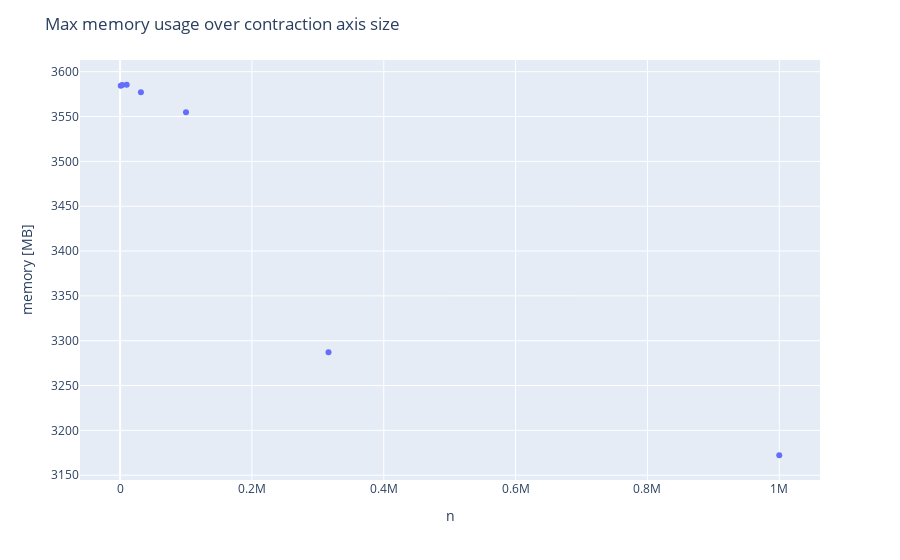

Source (notebook cell):
### Code cell
f = px.scatter(new_df.groupby(["n", "m"]).max().reset_index(drop=False),
               x="n", y="mem", labels={"mem": "memory [MB]"})
f.update_layout(title="Max memory usage over contraction axis size")

### Figure 1 — Plotly figure (JSON) as saved in the notebook; plotly's stock layout.template omitted (floating-point values rounded to 4 significant figures)
{"data": [{"hovertemplate": "n=%{x}<br>memory [MB]=%{y}<extra></extra>", "legendgroup": "", "marker": {"color": "#636efa", "symbol": "circle"}, "mode": "markers", "name": "", "orientation": "v", "showlegend": false, "type": "scatter", "x": [1000, 3162, 10000, 31622, 100000, 316227, 1000000], "xaxis": "x", "y": [3584.0, 3585.0, 3585.0, 3577.0, 3555.0, 3287.0, 3172.0], "yaxis": "y"}], "layout": {"autosize": true, "legend": {"tracegroupgap": 0}, "margin": {"t": 60}, "title": {"text": "Max memory usage over contraction axis size"}, "xaxis": {"anchor": "y", "autorange": true, "domain": [0, 1], "range": [-58400.0, 1059000.0], "title": {"text": "n"}, "type": "linear"}, "yaxis": {"anchor": "x", "autorange": true, "domain": [0, 1], "range": [3143.0, 3615.0], "title": {"text": "memory [MB]"}, "type": "linear"}}}
